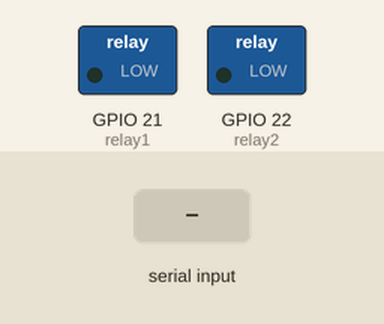
The sketch below on a simulated ESP32. Shown: switched loads named in the sketch (green lamp = pin HIGH). The test bench sets the inputs (shaded band).

Above: at 1.2 s.
1.3 s: "90,45\n" received over Serial
At 3.5 s:
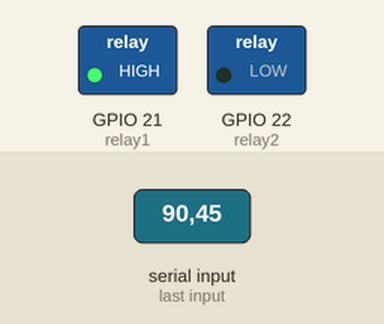
3.8 s: "2\n" received over Serial
At 4.7 s:
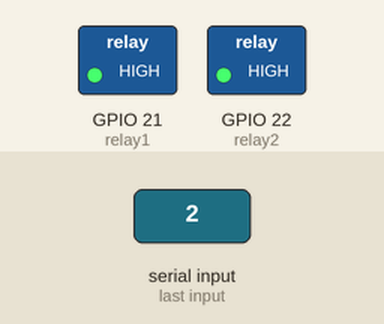
5.3 s: "1\n" received over Serial
At 5.9 s:
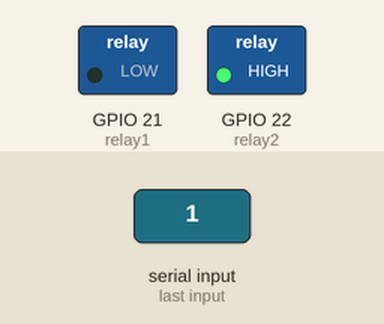
7.8 s: "3\n" received over Serial
At 9.0 s:
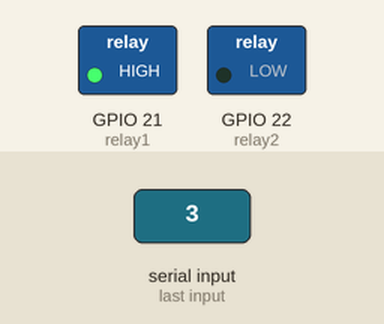
Timing chart, 0 to 10.3 s (numbered marks = the images above; inputs shaded):
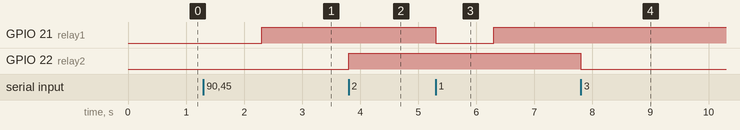

The sketch:

esp32_SerialRead.ino
```cpp
const int relay1 = 21;
const int relay2 = 22;

void setup() {
  Serial.begin(115200);
  pinMode(relay1, OUTPUT);
  pinMode(relay2, OUTPUT);
}

void loop() {
  if (Serial.available() > 0) {
    int incomingByte = Serial.parseInt();
  if (incomingByte == 0){
    digitalWrite(relay1, HIGH);
  }
  if (incomingByte == 1){ // led ON
    digitalWrite(relay1, LOW);
  }
  if (incomingByte == 2){
    digitalWrite(relay2, HIGH);
  }
  if (incomingByte == 3){ // led ON
    digitalWrite(relay2, LOW);
  }
  }
}
```

Measured:
- after the input at 1.3 s, GPIO 21 (relay1): LOW → HIGH after 1.0 s
- after the input at 3.8 s, GPIO 22 (relay2): LOW → HIGH at once
- after the input at 5.3 s, GPIO 21 (relay1): HIGH → LOW at once, → HIGH 1.0 s later
- after the input at 7.8 s, GPIO 22 (relay2): HIGH → LOW at once
